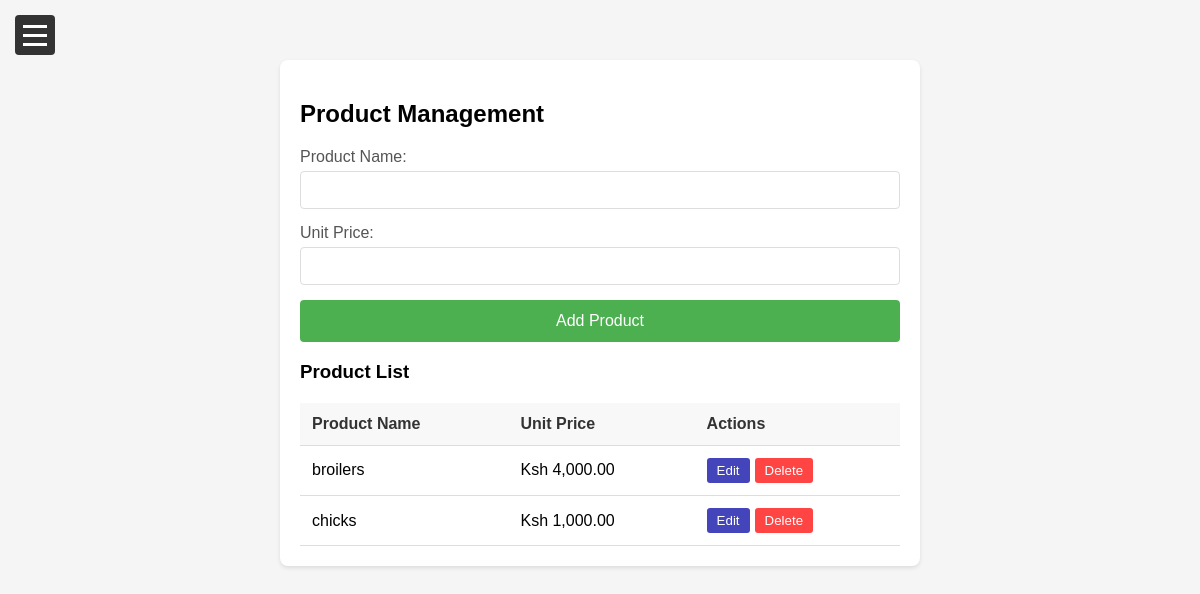
/products.php, run on the app's committed database.
### tables this page shows
CREATE TABLE `products` (
  `id` int(11) NOT NULL,
  `product_name` varchar(255) NOT NULL,
  `price` decimal(10,2) NOT NULL
);

### products.php (the view, shortened to what this page needs)
<!DOCTYPE html>
<html lang="en">
<head>
    <link rel="stylesheet" href="styles.css">
</head>
<body>
    <button class="menu-toggle">
        <span></span>
        <span></span>
        <span></span>
    </button>
    <div class="main-content">
        <div class="container">
            <h2>Product Management</h2>
            <form id="productForm" action="process_product.php" method="post">
                <div class="form-group">
                    <label for="product_name">Product Name:</label>
                    <input type="text" id="product_name" name="product_name" required>
                </div>
                <div class="form-group">
                    <label for="price">Unit Price:</label>
                    <input type="number" id="price" name="price" step="0.01" required>
                </div>
                <input type="submit" id="submitBtn" value="Add Product">
            </form>
            <h3>Product List</h3>
            <?php
            require_once 'db_config.php';
            $sql = "SELECT * FROM products ORDER BY product_name";
            try {
                $stmt = $conn->query($sql);
                if ($stmt->rowCount() > 0) {
                    echo "<table>
                            <tr>
                                <th>Product Name</th>
                                <th>Unit Price</th>
                                <th>Actions</th>
                            </tr>";
                    while($row = $stmt->fetch(PDO::FETCH_ASSOC)) {
                        echo "<tr>
                                <td>" . htmlspecialchars($row["product_name"]) . "</td>
                                <td>Ksh " . number_format(htmlspecialchars($row["price"]), 2) . "</td>
                                <td class='action-buttons'>
                                    <button class='edit-btn' onclick='editProduct(" .
                                    $row["id"] . ", \"" .
                                    addslashes($row["product_name"]) . "\", " .
                                    $row["price"] . ")'>Edit</button>
                                    <button class='delete-btn' onclick='deleteProduct(" .
                                    $row["id"] . ", \"" .
                                    addslashes($row["product_name"]) . "\")'>Delete</button>
                                </td>
                            </tr>";
                    }
                    echo "</table>";
                } else {
                    echo "<p>No products found</p>";
                }
            } catch(PDOException $e) {
                echo '<div class="feedback error">Error: ' . htmlspecialchars($e->getMessage()) . '</div>';
            }
            ?>
        </div>
    </div>
</body>
</html>

### styles.css (style rules this page uses)
body { display: flex; margin: 0; min-height: 100vh; font-family: Arial, sans-serif; }
.menu-toggle { position: fixed; top: 15px; left: 15px; z-index: 1001; background: #333; border: none; cursor: pointer; width: 40px; height: 40px; border-radius: 4px; display: flex; flex-direction: column; justify-content: center; align-items: center; gap: 6px; transition: transform 0.3s ease; }
.menu-toggle span { display: block; width: 24px; height: 3px; background-color: white; transition: transform 0.3s ease, opacity 0.3s ease; transform-origin: center; }
.main-content { flex: 1; padding: 20px; margin-left: 0; background-color: #f5f5f5; transition: margin-left 0.3s ease; padding-top: 60px; min-height: calc(100vh - 80px); }
.container { max-width: 600px; margin: 0 auto; background-color: white; padding: 20px; border-radius: 8px; box-shadow: 0 2px 4px rgba(0, 0, 0, 0.1); }
.form-group { margin-bottom: 20px; }
label { display: block; margin-bottom: 5px; color: #555; font-weight: 500; }
input[type="text"], input[type="number"], input[type="password"], input[type="email"], input[type="tel"], select { width: 100%; padding: 10px; border: 1px solid #ddd; border-radius: 4px; box-sizing: border-box; font-size: 14px; }
input[type="submit"] { background-color: #4CAF50; color: white; padding: 12px 20px; border: none; border-radius: 4px; cursor: pointer; font-size: 16px; width: 100%; }
table { width: 100%; border-collapse: collapse; margin-top: 20px; background-color: white; }
th, td { padding: 12px; text-align: left; border-bottom: 1px solid #ddd; }
th { background-color: #f8f8f8; color: #333; font-weight: 600; }
.form-group { margin-bottom: 15px; }

### products.php (style rules this page uses)
.action-buttons { display: flex; gap: 5px; }
.action-buttons button { padding: 5px 10px; cursor: pointer; }
.delete-btn { background-color: #ff4444; color: white; border: none; border-radius: 3px; }
.edit-btn { background-color: #44b; color: white; border: none; border-radius: 3px; }

### data on the page
products: product_name "broilers", price "4,000.00"
products: product_name "chicks", price "1,000.00"
